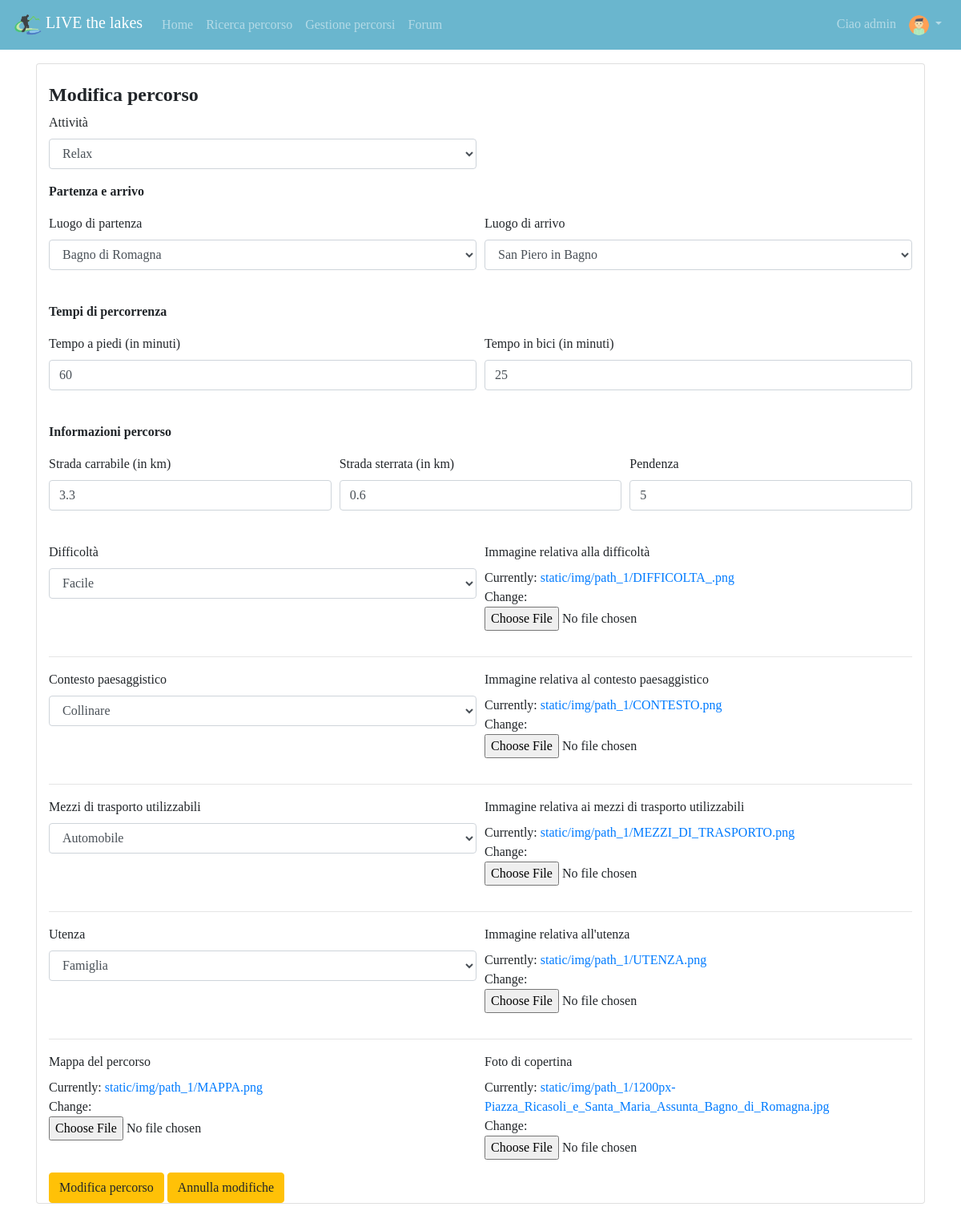
/path/edit/1/ (signed in), run on the app's committed database.
### pathManagement/models.py (models this page shows, shortened)
class Path(models.Model):
    activityChoices = (
        ('relax', 'Relax'),
        ('didattica', 'Didattica'),
        ('esplorazione', 'Esplorazione'),
        ('escursionismo', 'Escursionismo'),
        ('sportivo', 'Sportivo'),
    )
    locationChoices = (
        ('bagnodiromagna', 'Bagno di Romagna'),
        ('sanpietroinbagno', 'San Piero in Bagno'),
        ('acquapartita', 'Acquapartita'),
        ('laghi', 'Laghi'),
        ('alfero', 'Alfero'),
    )
    difficultyChoices = (
        ('facile', 'Facile'),
        ('medio', 'Medio'),
        ('difficile', 'Difficile'),
    )
    contextChoices = (
        ('collinare', 'Collinare'),
        ('urbano', 'Urbano'),
        ('fluviale', 'Fluviale'),
        ('boschivo', 'Boschivo'),
        ('laghi', 'Laghi'),
    )
    transportChoices = (
        ('automobile', 'Automobile'),
        ('bicidacittà', 'Bici da città'),
        ('piedi', 'Piedi'),
        ('mountainbike', 'Mountain bike'),
    )
    audienceChoices = (
        ('famiglia', 'Famiglia'),
        ('gruppi', 'Gruppi'),
        ('coppie', 'Coppie'),
        ('mobilitàridotta', 'Mobilità ridotta'),
        ('escursionisti', 'Escursionisti'),
        ('sportivi', 'Sportivi'),
    )
    id = models.PositiveIntegerField(primary_key=True)
    activity = models.CharField(max_length=30, choices=activityChoices)
    start = models.CharField(max_length=30, choices=locationChoices)
    end = models.CharField(max_length=30, choices=locationChoices)
    gradient = models.IntegerField()
    walkTime = models.PositiveIntegerField()
    bikeTime = models.PositiveIntegerField(blank=True, default=0)
    carriageablePath = models.FloatField(blank=True, default=0, validators=[MinValueValidator(0)])
    nonCarriageablePath = models.FloatField(blank=True, default=0, validators=[MinValueValidator(0)])
    totalKilometers = models.FloatField(editable=False, blank=True, default='0')
    difficulty = models.CharField(max_length=30, choices=difficultyChoices)
    difficultyImage = models.ImageField(blank=False, upload_to=user_directory_path)
    context = MultiSelectField(choices=contextChoices)
    contextImage = models.ImageField(blank=False, upload_to=user_directory_path)
    transport = MultiSelectField(choices=transportChoices)
    transportImage = models.ImageField(blank=False, upload_to=user_directory_path)
    audience = MultiSelectField(choices=audienceChoices)
    audienceImage = models.ImageField(blank=False, upload_to=user_directory_path)
    path = models.ImageField(blank=False, upload_to=user_directory_path)
    cover = models.ImageField(blank=False, upload_to=user_directory_path)
    class Meta:
        ordering = ['id']

### pathManagement/views.py (the view, shortened to what this page needs)
# urls.py: path('edit/<int:pk>/', EditPath.as_view(), name='editPath'),
class EditPath(bc.StaffuserRequiredMixin, UpdateView):
    model = Path
    template_name = 'modifyPath.html'
    form_class = EditPathForm

### pathManagement/forms.py
class EditPathForm(ModelForm):
    class Meta:
        model = Path
        fields = '__all__'
        exclude = ['id']
        labels = label_dict

### pathManagement/templates/modifyPath.html (shortened to what this page needs)
{% extends 'base.html' %}
{% load crispy_forms_tags %}
{% block slideshow %}
    <div class="container py-4">
        <div class="card">
            <div class="col-md-12">
                <br>
                <h4><b>{% block pageTitle %}Modifica percorso{% endblock %}</b></h4>
                <form action="" method="post" enctype="multipart/form-data">
                    <div class="form-row">
                        <div class="form-group col-md-6 mb-0">
                            {{ form.activity|as_crispy_field }}
                        </div>
                    </div>
                    <p><b>Partenza e arrivo</b></p>
                    <div class="form-row">
                        <div class="form-group col-md-6 mb-0">
                            {{ form.start|as_crispy_field }}
                        </div>
                        <div class="form-group col-md-6 mb-0">
                            {{ form.end|as_crispy_field }}
                        </div>
                    </div>
                    <br>
                    <p><b>Tempi di percorrenza</b></p>
                    <div class="form-row">
                        <div class="form-group col-md-6 mb-0">
                            {{ form.walkTime|as_crispy_field }}
                        </div>
                        <div class="form-group col-md-6 mb-0">
                            {{ form.bikeTime|as_crispy_field }}
                        </div>
                    </div>
                    <br>
                    <p><b>Informazioni percorso</b></p>
                    <div class="form-row">
                        <div class="form-group col-md-4 mb-0">
                            {{ form.carriageablePath|as_crispy_field }}
                        </div>
                        <div class="form-group col-md-4 mb-0">
                            {{ form.nonCarriageablePath|as_crispy_field }}
                        </div>
                        <div class="form-group col-md-4 mb-0">
                            {{ form.gradient|as_crispy_field }}
                        </div>
                    </div>
                    <br/>
                    <div class="form-row">
                        <div class="form-group col-md-6 mb-0">
                            {{ form.difficulty|as_crispy_field }}
                        </div>
                        <div class="form-group col-md-6 mb-0">
                            {{ form.difficultyImage|as_crispy_field }}
                        </div>
                    </div>
                    <hr/>
                    <div class="form-row">
                        <div class="form-group col-md-6 mb-0">
                            {{ form.context|as_crispy_field }}
                        </div>
                        <div class="form-group col-md-6 mb-0">
                            {{ form.contextImage|as_crispy_field }}
                        </div>
                    </div>
                    <hr/>
                    <div class="form-row">
                        <div class="form-group col-md-6 mb-0">
                            {{ form.transport|as_crispy_field }}
                        </div>
                        <div class="form-group col-md-6 mb-0">
                            {{ form.transportImage|as_crispy_field }}
                        </div>
                    </div>
                    <hr/>
                    <div class="form-row">
                        <div class="form-group col-md-6 mb-0">
                            {{ form.audience|as_crispy_field }}
                        </div>
                        <div class="form-group col-md-6 mb-0">
                            {{ form.audienceImage|as_crispy_field }}
                        </div>
                    </div>
                    <hr/>
                    <div class="form-row">
                        <div class="form-group col-md-6 mb-0">
                            {{ form.path|as_crispy_field }}
                        </div>
                        <div class="form-group col-md-6 mb-0">
                            {{ form.cover|as_crispy_field }}
                        </div>
                    </div>
                    {% block button %}
                        <button class="btn btn-warning btn-rounded z-depth-0" type="submit">
                            Modifica percorso
                        </button>
                        <a role="button" class="btn btn-warning btn-rounded z-depth-0"
                       href="{% url 'showPath'%}"
                       onclick="return confirm('Sei sicuro di annullare le modifiche?')">
                        Annulla modifiche
                    </a>
                    {% endblock %}
                </form>
            </div>
        </div>
    </div>
{% endblock %}

### templates/base.html (shortened to what this page needs)
{% load static %}
<!doctype html>
<html lang="en">
<head>
    <link rel="stylesheet" href="https://stackpath.bootstrapcdn.com/bootstrap/4.5.0/css/bootstrap.min.css"
>
    <link rel="stylesheet" href="https://cdnjs.cloudflare.com/ajax/libs/font-awesome/4.7.0/css/font-awesome.min.css">
    <link rel="stylesheet" href="https://unpkg.com/bootstrap-table@1.16.0/dist/bootstrap-table.min.css">
    <link rel="stylesheet" href="{% static 'css/style.css' %}">
</head>
<body>
<header>
    <nav class="navbar navbar-expand-md navbar-dark fixed-top">
        <a class="navbar-brand" href="{% url 'homepage' %}">
            <img src="{% static "img/logo.png" %}" width="36" height="36"
                 class="d-inline-block align-top" alt=""> LIVE the lakes
        </a>
        <div class="collapse navbar-collapse" id="navbarNav">
            <ul class="navbar-nav">
                <li class="nav-item">
                    <a class="nav-link" href="{% url 'homepage' %}">Home <span class="sr-only">(current)</span></a>
                </li>
                <li class="nav-item">
                    <a class="nav-link" href="{% url 'searchPath' %}">Ricerca percorso</a>
                </li>
                {% if request.user.is_staff %}
                    <li class="nav-item">
                        <a class="nav-link" href="{% url 'showPath' %}">Gestione percorsi</a>
                    </li>
                {% endif %}
                <li class="nav-item">
                    <a class="nav-link" href="{% url 'mainPageCategory' %}">Forum</a>
                </li>
            </ul>
            {% if not user.is_authenticated %}
                <ul class="navbar-nav ml-auto">
                    <li class="nav-item">
                        <a class="nav-link" href="{% url 'login' %}">Accedi</a>
                    </li>
                    <li class="nav-item">
                        <a class="nav-link" href="{% url 'registration' %}">Registrati</a>
                    </li>
                </ul>
            {% else %}
                <ul class="navbar-nav ml-auto">
                    <li class="nav-link">Ciao {{ user.username }} </li>
                    <li class="nav-item dropdown">
                        <a class="nav-link dropdown-toggle" href="#" id="navbarDropdown" role="button"
                           data-toggle="dropdown" aria-haspopup="true" aria-expanded="false">
                            <img class="rounded-circle" width="25" height="25" src="{{ user.profile.avatar.url }}">
                        </a>
                    </li>
                </ul>
            {% endif %}
        </div>
    </nav>
    {% block slideshow %}    {% endblock %}
</header>
<main class="py-5">
</main>
</body>
</html>

### static/css/style.css (style rules this page uses)
body { padding-top: 55px; height: 100%; position: relative; background-color: white; font-family: CustomFont; }
p { font-family: "CustomFont"; }
.navbar { background-color: #6ab6ce; }
html, header, .view { height: 100%; }

### data on the page
Path: activity "Relax", start "Bagno di Romagna", end "San Piero in Bagno", walkTime "60", bikeTime "25", carriageablePath "3.3", nonCarriageablePath "0.6", gradient "5", difficulty "Facile", context "Collinare", transport "Automobile", audience "Famiglia"

### other printed values
{{ user.username }} "admin"
